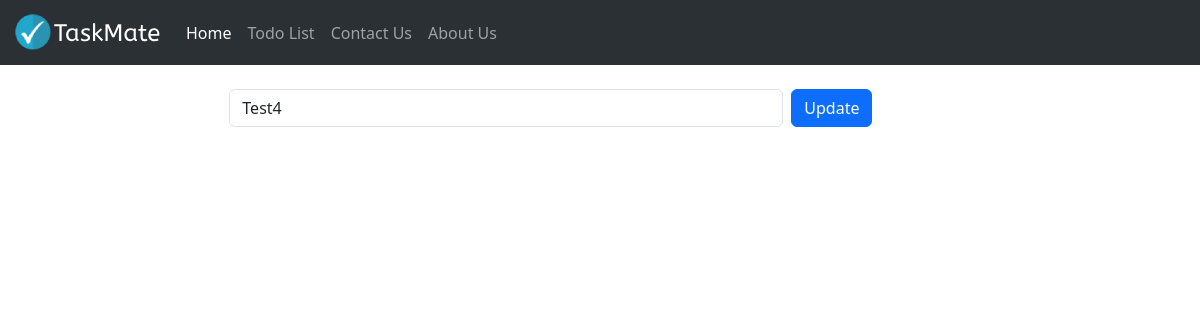
The app's page /todolist/edit/11, older data.
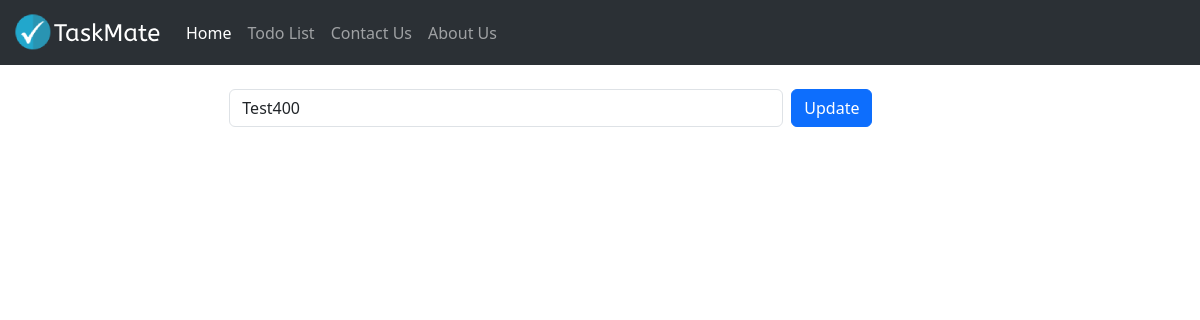
The same page, newer data.
### todolist_app/models.py (models this page shows, shortened)
class TaskList(models.Model):
    task = models.CharField(max_length=300)
    done = models.BooleanField(default=False)

### todolist_app/views.py (the view)
# urls.py: path('edit/<task_id>', views.edit_task, name='edit_task'),
def edit_task(request,task_id):
    if request.method == "POST":
        task = TaskList.objects.get(pk=task_id)
        form = Taskform(request.POST or None, instance=task)
        if form.is_valid:
            form.save()
        messages.success(request,("Task updated successfully!"))
        return redirect('todolist')
    else:
        task_obj = TaskList.objects.get(pk=task_id)
        return render(request,'edit.html',{'task_obj':task_obj})

### todolist_app/templates/edit.html (shortened to what this page needs)
{% extends 'base.html' %}
{% block content %}
    <div class= "container">
        <br/>
        <form method="POST" class="row align-items-center g-2">
            <label class="col-lg-2 col-form-label"></label>
            <div class="col-md-6 col-lg-6">
                <input type="text" class="form-control" placeholder="{{task_obj.task}}" value="{{task_obj.task}}" name="task">
            </div>
            <div class="col-lg-2">
                <button type="submit" class="btn btn-primary w-auto text-nowrap">Update</button>
            </div>
        </form>
    </div>
{% endblock content %}

Row changes from the older to the newer data that the page shows:
changed TaskList: task "Test4" → "Test400"
